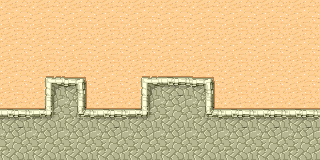

This game map was drawn from its Tiled (.tmx) file and the tilesets committed beside it. A one-line description and the trimmed map source follow:
An orthogonal 10x5 tile map with 32x32 px tiles, 3 tile layers (C, B, A).

<map version="1.0" orientation="orthogonal" renderorder="right-down" width="10" height="5" tilewidth="32" tileheight="32">
 <tileset firstgid="1" name="Desert" tilewidth="32" tileheight="32" spacing="1" margin="1">
  <image source="tmw_desert_spacing.png" width="265" height="199" />
  <terraintypes>
   <terrain name="Desert" tile="29" />
   <terrain name="Brick" tile="9" />
   <terrain name="Cobblestone" tile="33" />
   <terrain name="Dirt" tile="14" />
  </terraintypes>
  <tile id="0" terrain="0,0,0,1" />
  <tile id="1" terrain="0,0,1,1" />
  <tile id="2" terrain="0,0,1,0" />
  <tile id="3" terrain="3,3,3,0" />
  <tile id="4" terrain="3,3,0,3" />
  <tile id="5" terrain="0,0,0,3" />
  <tile id="6" terrain="0,0,3,3" />
  <tile id="7" terrain="0,0,3,0" />
  <tile id="8" terrain="0,1,0,1" />
  <tile id="9" terrain="1,1,1,1" />
  <tile id="10" terrain="1,0,1,0" />
  <tile id="11" terrain="3,0,3,3" />
  <tile id="12" terrain="0,3,3,3" />
  <tile id="13" terrain="0,3,0,3" />
  <tile id="14" terrain="3,3,3,3" />
  <tile id="15" terrain="3,0,3,0" />
  <tile id="16" terrain="0,1,0,0" />
  <tile id="17" terrain="1,1,0,0" />
  <tile id="18" terrain="1,0,0,0" />
  <tile id="19" terrain="1,1,1,0" />
  <tile id="20" terrain="1,1,0,1" />
  <tile id="21" terrain="0,3,0,0" />
  <tile id="22" terrain="3,3,0,0" />
  <tile id="23" terrain="3,0,0,0" />
  <tile id="24" terrain="0,0,0,2" />
  <tile id="25" terrain="0,0,2,2" />
  <tile id="26" terrain="0,0,2,0" />
  <tile id="27" terrain="1,0,1,1" />
  <tile id="28" terrain="0,1,1,1" />
  <tile id="29" terrain="0,0,0,0" />
  <tile id="30" terrain="0,0,0,0" probability="0.5" />
  <tile id="31" terrain="0,0,0,0" probability="0.5" />
  <tile id="32" terrain="0,2,0,2" />
  <tile id="33" terrain="2,2,2,2" />
  <tile id="34" terrain="2,0,2,0" />
  <tile id="35" terrain="2,2,2,0" />
  <tile id="36" terrain="2,2,0,2" />
  <tile id="37" terrain="0,0,0,0" probability="0.5" />
  <tile id="38" terrain="0,0,0,0" probability="0.5" />
  <tile id="39" terrain="0,0,0,0" probability="0.5" />
  <tile id="40" terrain="0,2,0,0" />
  <tile id="41" terrain="2,2,0,0" />
  <tile id="42" terrain="2,0,0,0" />
  <tile id="43" terrain="2,0,2,2" />
  <tile id="44" terrain="0,2,2,2" />
  <tile id="45" terrain="0,0,0,0" probability="0" />
  <tile id="46" terrain="0,0,0,0" probability="0.5" />
  <tile id="47" terrain="0,0,0,0" probability="0.5" />
 </tileset>
 <layer name="C" width="10" height="5">
  <data>[50 cells, 50 non-empty, 7 distinct tile ids]</data>
 </layer>
 <layer name="B" width="10" height="5">
  <data>[50 cells, 50 non-empty, 7 distinct tile ids]</data>
 </layer>
 <layer name="A" width="10" height="5">
  <data>[50 cells, 50 non-empty, 7 distinct tile ids]</data>
 </layer>
</map>
